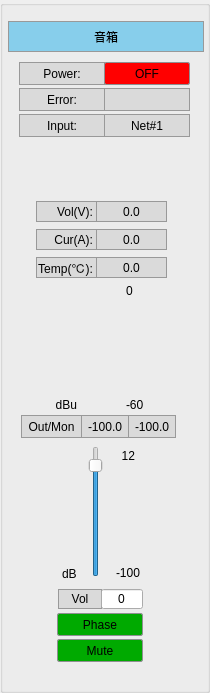
<?xml version="1.0" encoding="UTF-8"?>
<ui version="4.0">
 <class>Monitor_Spk</class>
 <widget class="QGroupBox" name="Monitor_Spk">
  <property name="geometry">
   <rect>
    <x>0</x>
    <y>0</y>
    <width>210</width>
    <height>693</height>
   </rect>
  </property>
  <property name="windowTitle">
   <string>GroupBox</string>
  </property>
  <property name="styleSheet">
   <string notr="true">QLabel[limitStatus= 0] {border: 1px solid #999999; background-color: rgb(218, 218, 218);}
QLabel[limitStatus= -1] {border: 1px solid #999999; background-color: red;}
QLabel[limitStatus=1] {border: 1px solid #999999; background-color: red;}</string>
  </property>
  <property name="title">
   <string/>
  </property>
  <widget class="QLabel" name="label">
   <property name="geometry">
    <rect>
     <x>126</x>
     <y>397</y>
     <width>31</width>
     <height>16</height>
    </rect>
   </property>
   <property name="text">
    <string>-60</string>
   </property>
  </widget>
  <widget class="VolumeWidget" name="vuMeter" native="true">
   <property name="geometry">
    <rect>
     <x>86</x>
     <y>289</y>
     <width>21</width>
     <height>121</height>
    </rect>
   </property>
   <property name="MaxValue" stdset="0">
    <number>0</number>
   </property>
   <property name="MinValue" stdset="0">
    <number>-60</number>
   </property>
   <property name="SingleTrack" stdset="0">
    <bool>false</bool>
   </property>
  </widget>
  <widget class="QPushButton" name="phase">
   <property name="geometry">
    <rect>
     <x>57</x>
     <y>613</y>
     <width>86</width>
     <height>23</height>
    </rect>
   </property>
   <property name="focusPolicy">
    <enum>Qt::NoFocus</enum>
   </property>
   <property name="styleSheet">
    <string notr="true">QPushButton {
    border: 1px solid #8f8f91;
    border-radius: 2px;
	background-color: rgb(0, 170, 0);
}

QPushButton:pressed {
	background-color: rgb(0, 85, 0);
}
QPushButton:checked{
	background-color: rgb(255, 255, 0);
}</string>
   </property>
   <property name="text">
    <string>Phase</string>
   </property>
   <property name="checkable">
    <bool>true</bool>
   </property>
  </widget>
  <widget class="QLabel" name="volumeUpper">
   <property name="geometry">
    <rect>
     <x>114</x>
     <y>446</y>
     <width>21</width>
     <height>20</height>
    </rect>
   </property>
   <property name="text">
    <string>12</string>
   </property>
   <property name="alignment">
    <set>Qt::AlignRight|Qt::AlignTrailing|Qt::AlignVCenter</set>
   </property>
  </widget>
  <widget class="QLabel" name="label_2">
   <property name="geometry">
    <rect>
     <x>19</x>
     <y>62</y>
     <width>86</width>
     <height>23</height>
    </rect>
   </property>
   <property name="styleSheet">
    <string notr="true">border: 1px solid #999999;
background-color: rgb(218, 218, 218);</string>
   </property>
   <property name="text">
    <string>Power:</string>
   </property>
   <property name="alignment">
    <set>Qt::AlignCenter</set>
   </property>
  </widget>
  <widget class="QLabel" name="labelError">
   <property name="geometry">
    <rect>
     <x>104</x>
     <y>88</y>
     <width>86</width>
     <height>23</height>
    </rect>
   </property>
   <property name="styleSheet">
    <string notr="true">border: 1px solid #999999;
background-color: rgb(218, 218, 218);
image: url(:/Image/green.png);
</string>
   </property>
   <property name="text">
    <string/>
   </property>
  </widget>
  <widget class="QLabel" name="volumeLower">
   <property name="geometry">
    <rect>
     <x>109</x>
     <y>565</y>
     <width>31</width>
     <height>16</height>
    </rect>
   </property>
   <property name="text">
    <string>-100</string>
   </property>
   <property name="alignment">
    <set>Qt::AlignRight|Qt::AlignTrailing|Qt::AlignVCenter</set>
   </property>
  </widget>
  <widget class="QLabel" name="label_3">
   <property name="geometry">
    <rect>
     <x>126</x>
     <y>283</y>
     <width>31</width>
     <height>16</height>
    </rect>
   </property>
   <property name="text">
    <string>0</string>
   </property>
  </widget>
  <widget class="QLabel" name="InputSource">
   <property name="geometry">
    <rect>
     <x>104</x>
     <y>114</y>
     <width>86</width>
     <height>23</height>
    </rect>
   </property>
   <property name="styleSheet">
    <string notr="true">border: 1px solid #999999;
background-color: rgb(218, 218, 218);</string>
   </property>
   <property name="text">
    <string>Net#1</string>
   </property>
   <property name="alignment">
    <set>Qt::AlignCenter</set>
   </property>
  </widget>
  <widget class="QPushButton" name="pbPower">
   <property name="enabled">
    <bool>true</bool>
   </property>
   <property name="geometry">
    <rect>
     <x>104</x>
     <y>62</y>
     <width>86</width>
     <height>23</height>
    </rect>
   </property>
   <property name="focusPolicy">
    <enum>Qt::NoFocus</enum>
   </property>
   <property name="styleSheet">
    <string notr="true">QPushButton {
    border: 1px solid #8f8f91;
    border-radius: 2px;
	background-color: rgb(255, 0, 0);
}

QPushButton:pressed {
	background-color: rgb(0, 85, 0);
}
QPushButton:checked{
	background-color: rgb(0, 170, 0);
}</string>
   </property>
   <property name="text">
    <string>OFF</string>
   </property>
   <property name="checkable">
    <bool>true</bool>
   </property>
  </widget>
  <widget class="QLabel" name="label_11">
   <property name="geometry">
    <rect>
     <x>19</x>
     <y>88</y>
     <width>86</width>
     <height>23</height>
    </rect>
   </property>
   <property name="styleSheet">
    <string notr="true">border: 1px solid #999999;
background-color: rgb(218, 218, 218);</string>
   </property>
   <property name="text">
    <string>Error:</string>
   </property>
   <property name="alignment">
    <set>Qt::AlignCenter</set>
   </property>
  </widget>
  <widget class="QPushButton" name="devicenamelabel">
   <property name="geometry">
    <rect>
     <x>8</x>
     <y>21</y>
     <width>196</width>
     <height>31</height>
    </rect>
   </property>
   <property name="focusPolicy">
    <enum>Qt::NoFocus</enum>
   </property>
   <property name="styleSheet">
    <string notr="true">border: 1px solid #999999;
background-color: rgb(135, 206, 235);</string>
   </property>
   <property name="text">
    <string>音箱</string>
   </property>
  </widget>
  <widget class="QLabel" name="label_5">
   <property name="geometry">
    <rect>
     <x>19</x>
     <y>114</y>
     <width>86</width>
     <height>23</height>
    </rect>
   </property>
   <property name="styleSheet">
    <string notr="true">border: 1px solid #999999;
background-color: rgb(218, 218, 218);</string>
   </property>
   <property name="text">
    <string>Input:</string>
   </property>
   <property name="alignment">
    <set>Qt::AlignCenter</set>
   </property>
  </widget>
  <widget class="QPushButton" name="mute">
   <property name="geometry">
    <rect>
     <x>57</x>
     <y>639</y>
     <width>86</width>
     <height>23</height>
    </rect>
   </property>
   <property name="focusPolicy">
    <enum>Qt::NoFocus</enum>
   </property>
   <property name="styleSheet">
    <string notr="true">QPushButton {
    border: 1px solid #8f8f91;
    border-radius: 2px;
	background-color: rgb(0, 170, 0);
}

QPushButton:pressed {
	background-color: rgb(0, 85, 0);
}
QPushButton:checked{
	background-color: rgb(255, 0, 0);
}</string>
   </property>
   <property name="text">
    <string>Mute</string>
   </property>
   <property name="checkable">
    <bool>true</bool>
   </property>
  </widget>
  <widget class="QLabel" name="label_7">
   <property name="geometry">
    <rect>
     <x>46</x>
     <y>397</y>
     <width>31</width>
     <height>16</height>
    </rect>
   </property>
   <property name="text">
    <string>dBu</string>
   </property>
   <property name="alignment">
    <set>Qt::AlignRight|Qt::AlignTrailing|Qt::AlignVCenter</set>
   </property>
  </widget>
  <widget class="QSlider" name="volumeSlider">
   <property name="geometry">
    <rect>
     <x>86</x>
     <y>446</y>
     <width>20</width>
     <height>131</height>
    </rect>
   </property>
   <property name="minimum">
    <number>-100</number>
   </property>
   <property name="maximum">
    <number>12</number>
   </property>
   <property name="orientation">
    <enum>Qt::Vertical</enum>
   </property>
   <property name="tickPosition">
    <enum>QSlider::NoTicks</enum>
   </property>
  </widget>
  <widget class="QLabel" name="label_6">
   <property name="geometry">
    <rect>
     <x>62</x>
     <y>566</y>
     <width>16</width>
     <height>16</height>
    </rect>
   </property>
   <property name="text">
    <string>dB</string>
   </property>
  </widget>
  <widget class="QLabel" name="labelCurr">
   <property name="geometry">
    <rect>
     <x>96</x>
     <y>229</y>
     <width>71</width>
     <height>21</height>
    </rect>
   </property>
   <property name="styleSheet">
    <string notr="true">border: 1px solid #999999;
background-color: rgb(218, 218, 218);</string>
   </property>
   <property name="text">
    <string>0.0</string>
   </property>
   <property name="alignment">
    <set>Qt::AlignCenter</set>
   </property>
  </widget>
  <widget class="QLabel" name="labelVolt">
   <property name="geometry">
    <rect>
     <x>96</x>
     <y>201</y>
     <width>71</width>
     <height>21</height>
    </rect>
   </property>
   <property name="styleSheet">
    <string notr="true">border: 1px solid #999999;
background-color: rgb(218, 218, 218);</string>
   </property>
   <property name="text">
    <string>0.0</string>
   </property>
   <property name="alignment">
    <set>Qt::AlignCenter</set>
   </property>
  </widget>
  <widget class="QLabel" name="label_17">
   <property name="geometry">
    <rect>
     <x>36</x>
     <y>201</y>
     <width>61</width>
     <height>21</height>
    </rect>
   </property>
   <property name="styleSheet">
    <string notr="true">border: 1px solid #999999;
background-color: rgb(218, 218, 218);</string>
   </property>
   <property name="text">
    <string>Vol(V):</string>
   </property>
   <property name="alignment">
    <set>Qt::AlignRight|Qt::AlignTrailing|Qt::AlignVCenter</set>
   </property>
  </widget>
  <widget class="QLabel" name="labelTemp">
   <property name="geometry">
    <rect>
     <x>96</x>
     <y>257</y>
     <width>71</width>
     <height>21</height>
    </rect>
   </property>
   <property name="styleSheet">
    <string notr="true">border: 1px solid #999999;
background-color: rgb(218, 218, 218);</string>
   </property>
   <property name="text">
    <string>0.0</string>
   </property>
   <property name="alignment">
    <set>Qt::AlignCenter</set>
   </property>
  </widget>
  <widget class="QLabel" name="label_18">
   <property name="geometry">
    <rect>
     <x>36</x>
     <y>257</y>
     <width>61</width>
     <height>21</height>
    </rect>
   </property>
   <property name="styleSheet">
    <string notr="true">border: 1px solid #999999;
background-color: rgb(218, 218, 218);</string>
   </property>
   <property name="text">
    <string>Temp(℃):</string>
   </property>
   <property name="alignment">
    <set>Qt::AlignRight|Qt::AlignTrailing|Qt::AlignVCenter</set>
   </property>
  </widget>
  <widget class="QLabel" name="label_16">
   <property name="geometry">
    <rect>
     <x>36</x>
     <y>229</y>
     <width>61</width>
     <height>21</height>
    </rect>
   </property>
   <property name="styleSheet">
    <string notr="true">border: 1px solid #999999;
background-color: rgb(218, 218, 218);</string>
   </property>
   <property name="text">
    <string>Cur(A):</string>
   </property>
   <property name="alignment">
    <set>Qt::AlignRight|Qt::AlignTrailing|Qt::AlignVCenter</set>
   </property>
  </widget>
  <widget class="QLabel" name="label_4">
   <property name="geometry">
    <rect>
     <x>58</x>
     <y>589</y>
     <width>44</width>
     <height>20</height>
    </rect>
   </property>
   <property name="styleSheet">
    <string notr="true">border: 1px solid #999999;
background-color: rgb(218, 218, 218);</string>
   </property>
   <property name="text">
    <string>Vol</string>
   </property>
   <property name="alignment">
    <set>Qt::AlignCenter</set>
   </property>
  </widget>
  <widget class="QLabel" name="vuMeterLLabel">
   <property name="geometry">
    <rect>
     <x>81</x>
     <y>415</y>
     <width>48</width>
     <height>23</height>
    </rect>
   </property>
   <property name="styleSheet">
    <string notr="true">border: 1px solid #999999;
background-color: rgb(218, 218, 218);</string>
   </property>
   <property name="text">
    <string>-100.0</string>
   </property>
   <property name="alignment">
    <set>Qt::AlignCenter</set>
   </property>
  </widget>
  <widget class="QLabel" name="vuMeterRLabel">
   <property name="geometry">
    <rect>
     <x>128</x>
     <y>415</y>
     <width>48</width>
     <height>23</height>
    </rect>
   </property>
   <property name="styleSheet">
    <string notr="true">border: 1px solid #999999;
background-color: rgb(218, 218, 218);</string>
   </property>
   <property name="text">
    <string>-100.0</string>
   </property>
   <property name="alignment">
    <set>Qt::AlignCenter</set>
   </property>
  </widget>
  <widget class="QLabel" name="label_8">
   <property name="geometry">
    <rect>
     <x>21</x>
     <y>415</y>
     <width>61</width>
     <height>23</height>
    </rect>
   </property>
   <property name="styleSheet">
    <string notr="true">border: 1px solid #999999;
background-color: rgb(218, 218, 218);</string>
   </property>
   <property name="text">
    <string>Out/Mon</string>
   </property>
   <property name="alignment">
    <set>Qt::AlignCenter</set>
   </property>
  </widget>
  <widget class="QLineEdit" name="volumeValue">
   <property name="geometry">
    <rect>
     <x>101</x>
     <y>589</y>
     <width>42</width>
     <height>20</height>
    </rect>
   </property>
   <property name="text">
    <string>0</string>
   </property>
   <property name="alignment">
    <set>Qt::AlignCenter</set>
   </property>
  </widget>
 </widget>
 <customwidgets>
  <customwidget>
   <class>VolumeWidget</class>
   <extends>QWidget</extends>
   <header>customWidget/volumewidget.h</header>
   <container>1</container>
  </customwidget>
 </customwidgets>
 <resources/>
 <connections/>
</ui>
